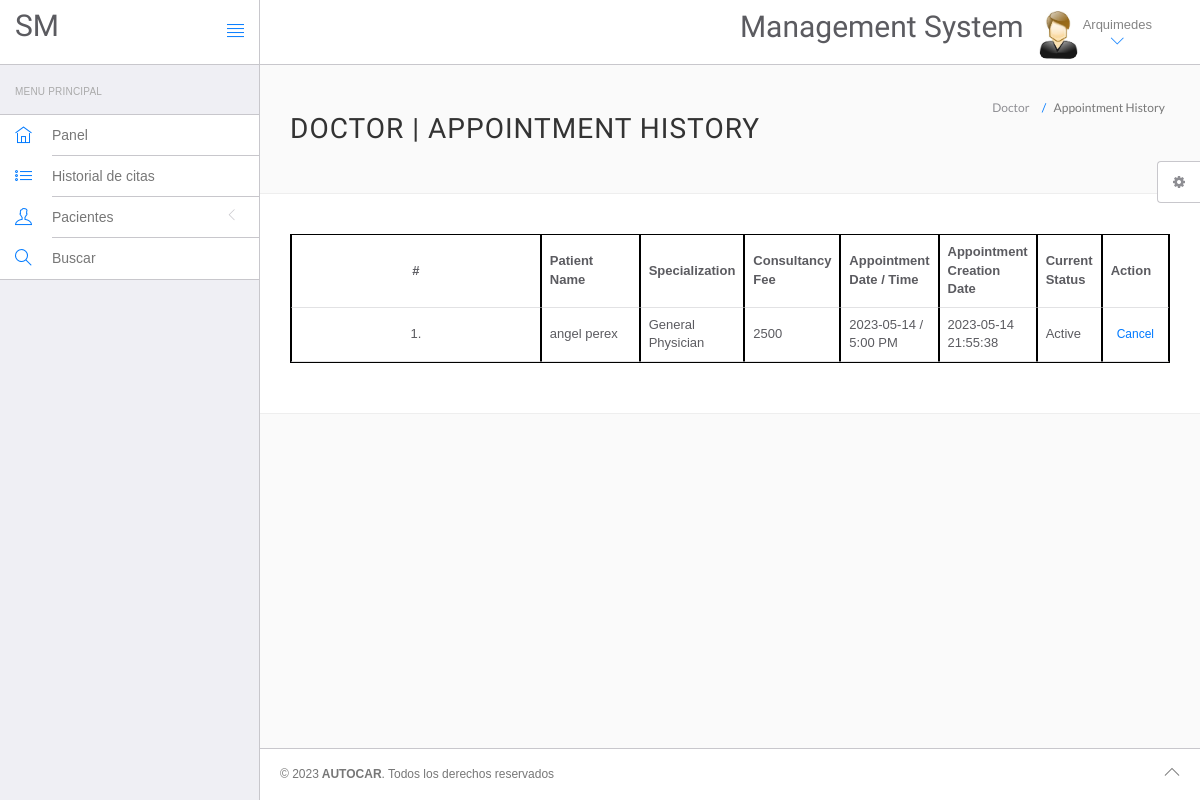
Screenshot of /hms/doctor/appointment-history.php (signed in) with the database file from the repository.
### tables this page shows
CREATE TABLE `doctors` (
  `id` int(11) NOT NULL,
  `specilization` varchar(255) DEFAULT NULL,
  `doctorName` varchar(255) DEFAULT NULL,
  `address` longtext DEFAULT NULL,
  `docFees` varchar(255) DEFAULT NULL,
  `contactno` bigint(11) DEFAULT NULL,
  `docEmail` varchar(255) DEFAULT NULL,
  `password` varchar(255) DEFAULT NULL,
  `creationDate` timestamp NULL DEFAULT current_timestamp(),
  `updationDate` timestamp NULL DEFAULT NULL ON UPDATE current_timestamp()
);

CREATE TABLE `appointment` (
  `id` int(11) NOT NULL,
  `doctorSpecialization` varchar(255) DEFAULT NULL,
  `doctorId` int(11) NOT NULL,
  `userId` int(11) NOT NULL,
  `consultancyFees` int(11) DEFAULT NULL,
  `appointmentDate` varchar(255) DEFAULT NULL,
  `appointmentTime` varchar(255) DEFAULT NULL,
  `postingDate` timestamp NULL DEFAULT current_timestamp(),
  `userStatus` int(11) DEFAULT NULL,
  `doctorStatus` int(11) DEFAULT NULL,
  `updationDate` timestamp NULL DEFAULT NULL ON UPDATE current_timestamp()
);

CREATE TABLE `users` (
  `id` int(11) NOT NULL,
  `fullName` varchar(255) DEFAULT NULL,
  `address` longtext DEFAULT NULL,
  `city` varchar(255) DEFAULT NULL,
  `gender` varchar(255) DEFAULT NULL,
  `email` varchar(255) DEFAULT NULL,
  `password` varchar(255) DEFAULT NULL,
  `regDate` timestamp NULL DEFAULT current_timestamp(),
  `updationDate` timestamp NULL DEFAULT NULL ON UPDATE current_timestamp()
);

### hms/doctor/appointment-history.php (the view, shortened to what this page needs)
<?php
include('include/config.php');
?>
<!DOCTYPE html>
<html lang="en">
	<head>
		<link rel="stylesheet" href="vendor/bootstrap/css/bootstrap.min.css">
		<link rel="stylesheet" href="vendor/fontawesome/css/font-awesome.min.css">
		<link rel="stylesheet" href="vendor/themify-icons/themify-icons.min.css">
		<link href="vendor/animate.css/animate.min.css" rel="stylesheet" media="screen">
		<link href="vendor/perfect-scrollbar/perfect-scrollbar.min.css" rel="stylesheet" media="screen">
		<link href="vendor/switchery/switchery.min.css" rel="stylesheet" media="screen">
		<link href="vendor/bootstrap-touchspin/jquery.bootstrap-touchspin.min.css" rel="stylesheet" media="screen">
		<link href="vendor/select2/select2.min.css" rel="stylesheet" media="screen">
		<link href="vendor/bootstrap-datepicker/bootstrap-datepicker3.standalone.min.css" rel="stylesheet" media="screen">
		<link href="vendor/bootstrap-timepicker/bootstrap-timepicker.min.css" rel="stylesheet" media="screen">
		<link rel="stylesheet" href="assets/css/styles.css">
		<link rel="stylesheet" href="assets/css/plugins.css">
		<link rel="stylesheet" href="assets/css/themes/theme-1.css" id="skin_color" />
	</head>
	<body>
		<div id="app">
<?php include('include/sidebar.php');?>
			<div class="app-content">
					<?php include('include/header.php');?>
				<div class="main-content" >
					<div class="wrap-content container" id="container">
						<section id="page-title">
							<div class="row">
								<div class="col-sm-8">
									<h1 class="mainTitle">Doctor  | Appointment History</h1>
																	</div>
								<ol class="breadcrumb">
									<li>
										<span>Doctor </span>
									</li>
									<li class="active">
										<span>Appointment History</span>
									</li>
								</ol>
							</div>
						</section>
						<div class="container-fluid container-fullw bg-white">
									<div class="row">
								<div class="col-md-12">
									<table class="table table-hover" id="sample-table-1">
										<thead>
											<tr>
												<th class="center">#</th>
												<th class="hidden-xs">Patient  Name</th>
												<th>Specialization</th>
												<th>Consultancy Fee</th>
												<th>Appointment Date / Time </th>
												<th>Appointment Creation Date  </th>
												<th>Current Status</th>
												<th>Action</th>
											</tr>
										</thead>
										<tbody>
<?php
$sql=mysqli_query($con,"select users.fullName as fname,appointment.*  from appointment join users on users.id=appointment.userId where appointment.doctorId='".$_SESSION['id']."'");
$cnt=1;
while($row=mysqli_fetch_array($sql))
{
?>
											<tr>
												<td class="center"><?php echo $cnt;?>.</td>
												<td class="hidden-xs"><?php echo $row['fname'];?></td>
												<td><?php echo $row['doctorSpecialization'];?></td>
												<td><?php echo $row['consultancyFees'];?></td>
												<td><?php echo $row['appointmentDate'];?> / <?php echo
												$row['appointmentTime'];?>
												</td>
												<td><?php echo $row['postingDate'];?></td>
												<td>
<?php if(($row['userStatus']==1) && ($row['doctorStatus']==1))
{
	echo "Active";
}
												?></td>
												<td >
												<div class="visible-md visible-lg hidden-sm hidden-xs">
							<?php if(($row['userStatus']==1) && ($row['doctorStatus']==1))
{ ?>
	<a href="appointment-history.php?id=<?php echo $row['id']?>&cancel=update" onClick="return confirm('Are you sure you want to cancel this appointment ?')"class="btn btn-transparent btn-xs tooltips" title="Cancel Appointment" tooltip-placement="top" tooltip="Remove">Cancel</a>
	<?php } else {
		echo "Canceled";
		} ?>
												</div>
												</td>
											</tr>
											<?php
$cnt=$cnt+1;
											 }?>
										</tbody>
									</table>
								</div>
							</div>
								</div>
					</div>
				</div>
			</div>
	<?php include('include/footer.php');?>
	<?php include('include/setting.php');?>
		</div>
	</body>
</html>

### hms/doctor/include/header.php (shortened to what this page needs)
<header class="navbar navbar-default navbar-static-top">
					<div class="navbar-header">
						<a class="navbar-brand" href="#">
							<h2 style="padding-top:20% ">SM</h2>
						</a>
						<a href="#" class="sidebar-toggler pull-right visible-md visible-lg" data-toggle-class="app-sidebar-closed" data-toggle-target="#app">
							<i class="ti-align-justify"></i>
						</a>
					</div>
					<div class="navbar-collapse collapse">
						<ul class="nav navbar-right">
								<li  style="padding-top:2% ">
								<h2>Management System</h2>
							</li>
							<li class="dropdown current-user">
								<a href class="dropdown-toggle" data-toggle="dropdown">
									<img src="assets/images/images.jpg" > <span class="username">
									<?php $query=mysqli_query($con,"select doctorName from doctors where id='".$_SESSION['id']."'");
while($row=mysqli_fetch_array($query))
{
	echo $row['doctorName'];
}
									?> <i class="ti-angle-down"></i></i></span>
								</a>
							</li>
						</ul>
					</div>
				</header>

### hms/doctor/assets/css/themes/theme-1.css (style rules this page uses)
body { background: #FAFAFA; }
header .navbar-header { background: #ffffff !important; border-right-color: #c8c7cc !important; border-bottom-color: #c8c7cc !important; }
header .navbar-header .sidebar-toggler, header .navbar-header .sidebar-mobile-toggler { color: #007aff !important; }
header .navbar-header .navbar-brand { color: #777 !important; }
header .navbar-collapse { background: #ffffff !important; border-bottom-color: #c8c7cc !important; box-shadow: none !important; }
header .navbar-collapse .navbar-right > li > a { color: #777; }
header .navbar-collapse .navbar-right > li > a i { color: #007aff !important; }

### rows the page displays
doctors: doctorName "Arquimedes"
appointment: userId.fullName "angel perex", doctorSpecialization "General Physician", consultancyFees "2500", appointmentDate "2023-05-14", appointmentTime "5:00 PM", postingDate "2023-05-14 21:55:38", userStatus "Active"
